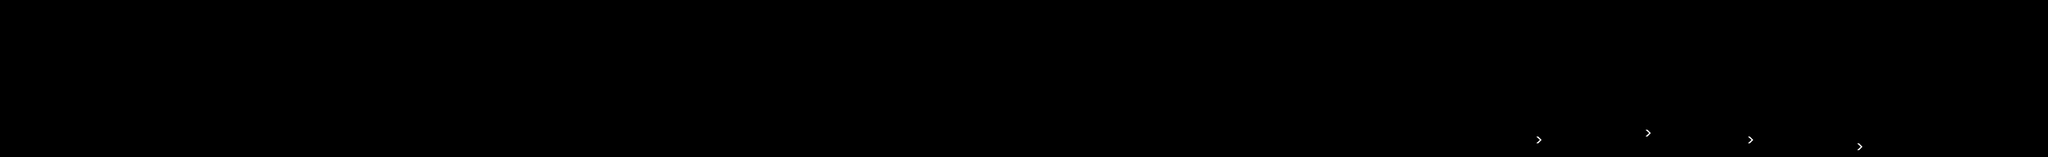

Rendered tile map (Tiled .tmx) drawn with the repository's tilesets; below, a short description and the map source with its tile grids summarised:
An orthogonal 300x23 tile map with 16x16 px tiles, 7 tile layers (Lights, Lights 2, Lights3, Lights 4, ...), 2 tilesets and 583 objects (39x Cross, 31x Triangle, 4x BoostsUp, EndGame, Player, ...).

<map version="1.10" tiledversion="git" orientation="orthogonal" renderorder="right-down" width="300" height="23" tilewidth="16" tileheight="16" infinite="0" nextlayerid="30" nextobjectid="7800">
 <tileset firstgid="1" source="boost.tsx" />
 <tileset firstgid="10" source="light.tsx" />
 <layer id="23" name="Lights" width="300" height="23">
  <data>[6900 cells, 0 non-empty, 0 distinct tile ids]</data>
 </layer>
 <layer id="24" name="Lights 2" width="300" height="23">
  <data>[6900 cells, 0 non-empty, 0 distinct tile ids]</data>
 </layer>
 <layer id="25" name="Lights3" width="300" height="23">
  <data>[6900 cells, 0 non-empty, 0 distinct tile ids]</data>
 </layer>
 <layer id="26" name="Lights 4" width="300" height="23">
  <data>[6900 cells, 0 non-empty, 0 distinct tile ids]</data>
 </layer>
 <layer id="28" name="Text" width="300" height="23" locked="1">
  <data>[6900 cells, 0 non-empty, 0 distinct tile ids]</data>
 </layer>
 <layer id="27" name="BoostsUp" width="300" height="23">
  <data>[6900 cells, 4 non-empty, 1 distinct tile ids]</data>
 </layer>
 <objectgroup id="16" name="SpawnObstaclesCircles" locked="1" />
 <objectgroup id="2" name="Collisions">
  <object id="7083" x="0" y="352" width="768" height="16">
   <properties>
    <property name="BorderUp" type="bool" value="true" />
    <property name="Texture" type="bool" value="false" />
    <property name="TextureBlock" type="bool" value="false" />
   </properties>
  </object>
  <object id="7529" x="3072" y="112" width="16" height="16" />
  <object id="7530" x="3072" y="160" width="16" height="16" />
  <object id="7531" x="2976" y="176" width="48" height="16" />
  <object id="7532" x="2928" y="112" width="16" height="16" />
  <object id="7533" x="2928" y="160" width="16" height="16" />
  <object id="7534" x="2832" y="176" width="48" height="16" />
  <object id="7535" x="2784" y="112" width="16" height="16" />
  <object id="7536" x="2784" y="160" width="16" height="16" />
  <object id="7538" x="2688" y="176" width="48" height="16" />
  <object id="7539" x="2640" y="112" width="16" height="16" />
  <object id="7540" x="2640" y="160" width="16" height="16" />
  <object id="7541" x="2544" y="176" width="48" height="16" />
  <object id="7543" x="2496" y="144" width="16" height="16" />
  <object id="7544" x="2432" y="160" width="16" height="16" />
  <object id="7545" x="2368" y="176" width="16" height="16" />
  <object id="7546" x="2304" y="192" width="16" height="16" />
  <object id="7547" x="2240" y="208" width="16" height="16" />
  <object id="7548" x="2176" y="224" width="16" height="16" />
  <object id="7549" x="2112" y="240" width="16" height="16" />
  <object id="7550" x="2048" y="256" width="16" height="16" />
  <object id="7551" x="1984" y="272" width="16" height="16" />
  <object id="7552" x="1920" y="288" width="16" height="16" />
  <object id="7553" x="1856" y="304" width="16" height="16" />
  <object id="7554" x="1648" y="320" width="160" height="32" />
  <object id="7555" x="1440" y="320" width="160" height="32" />
  <object id="7559" x="1504" y="272" width="48" height="16" />
  <object id="7560" x="1280" y="336" width="160" height="16" />
  <object id="7561" x="1088" y="336" width="160" height="16" />
  <object id="7563" x="896" y="320" width="160" height="32" />
  <object id="7564" x="736" y="336" width="160" height="16" />
  <object id="7565" x="496" y="336" width="16" height="16" />
  <object id="7566" x="272" y="336" width="16" height="16" />
  <object id="7616" x="3408" y="240" width="96" height="16" />
  <object id="7704" x="3040" y="304" width="48" height="16">
   <properties>
    <property name="TextureCross" type="bool" value="true" />
   </properties>
  </object>
  <object id="7706" x="2976" y="320" width="16" height="32" />
  <object id="7707" x="2912" y="336" width="16" height="16" />
  <object id="7708" x="2816" y="288" width="16" height="32" />
  <object id="7709" x="2528" y="288" width="16" height="32" />
  <object id="7710" x="2448" y="336" width="16" height="16" />
  <object id="7711" x="2288" y="288" width="16" height="32" />
  <object id="7713" x="2160" y="320" width="16" height="32" />
  <object id="7714" x="2096" y="336" width="16" height="16" />
  <object id="7733" x="3280" y="304" width="16" height="16" />
  <object id="7737" x="0" y="352" width="3072" height="16">
   <properties>
    <property name="TextureCross" value="" />
   </properties>
  </object>
  <object id="7739" x="3536.25" y="352" width="1263.75" height="16" />
  <object id="7755" x="3072" y="352" width="160.182" height="16" />
  <object id="7756" x="3120" y="336" width="112" height="16" />
  <object id="7757" x="3184" y="320" width="48" height="16" />
  <object id="7758" x="3328" y="288" width="208" height="16" />
  <object id="7768" x="3120" y="176" width="128" height="16" />
  <object id="7790" x="4384" y="336" width="16" height="16" />
  <object id="7796" name="EndGame" type="EndGame" x="4784" y="0" width="16" height="352" />
 </objectgroup>
 <objectgroup id="3" name="Spawnpoints">
  <object id="6643" name="Player" type="Player" x="32" y="336" width="16" height="16" />
  <object id="6644" name="Checkpoint" type="Checkpoint" x="4768" y="336" width="16" height="16" />
  <object id="7769" name="Boost" type="BoostsUp" x="3600" y="320" width="16" height="16" />
  <object id="7773" name="Boost" type="BoostsUp" x="3856" y="304" width="16" height="16" />
  <object id="7787" name="Boost" type="BoostsUp" x="4096" y="320" width="16" height="16" />
  <object id="7783" name="Boost" type="BoostsUp" x="4352" y="336" width="16" height="16" />
 </objectgroup>
 <objectgroup id="7" name="SpawnObstacles">
  <object id="7387" name="Triangle" x="512" y="336" width="16" height="16">
   <properties>
    <property name="Down" type="bool" value="true" />
    <property name="TextureObstacle" type="bool" value="true" />
    <property name="Up" type="bool" value="false" />
   </properties>
  </object>
  <object id="7420" name="Triangle" x="1072" y="336" width="16" height="16">
   <properties>
    <property name="Down" type="bool" value="true" />
    <property name="TextureObstacle" type="bool" value="true" />
    <property name="Up" type="bool" value="false" />
   </properties>
  </object>
  <object id="7433" name="Triangle" x="1264" y="336" width="16" height="16">
   <properties>
    <property name="Down" type="bool" value="true" />
    <property name="TextureObstacle" type="bool" value="true" />
    <property name="Up" type="bool" value="false" />
   </properties>
  </object>
  <object id="7464" name="Triangle" x="1616" y="336" width="16" height="16">
   <properties>
    <property name="Down" type="bool" value="true" />
    <property name="TextureObstacle" type="bool" value="true" />
    <property name="Up" type="bool" value="false" />
   </properties>
  </object>
  </objectgroup>
 <objectgroup id="29" name="SpawnBlocks">
  <properties>
   <property name="Transition" value="0, 700, FF2196F3, FF9C27B0, FF013C6D, FF4A0057; 790, 810, FF9C27B0, FF4CAF50, FF4A0057, FF0B5400; 1800, 1810, FF4CAF50, FFF44336, FF0B5400, FF540000; 2800, 2920, FFF44336, FF0E0E0E, FF540000, FF000000; 3060, 3060, FF0E0E0E, FF0E0E0E, FF000000, FFFFFFFF; 3100, 3100, FF0E0E0E, FF0E0E0E, FFFFFFFF, FF000000" />
  </properties>
  <!-- 493 objects omitted --></objectgroup>
 <objectgroup id="17" name="SpawnRopes" locked="1" />
 <objectgroup id="18" name="SpawnBlocksAnimated" locked="1" />
 <objectgroup id="6" name="SpawnParticles" locked="1" />
 <layer id="10" name="Background" width="300" height="23" locked="1">
  <properties>
   <property name="Background" value="" />
   <property name="NextBackground" value="" />
   <property name="Time" type="int" value="3" />
  </properties>
  <data>[6900 cells, 0 non-empty, 0 distinct tile ids]</data>
 </layer>
</map>
<!-- 520 of 583 objects omitted -->
